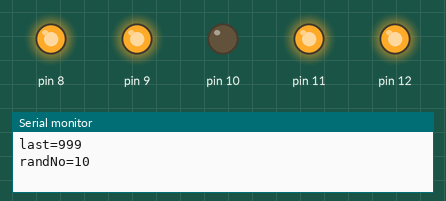
This sketch was run on a simulated Arduino Uno, built with avr-gcc and run on an emulated ATmega328P. Parts: output pins drawn as LEDs (lit = HIGH), the last lines printed to the serial monitor. Random numbers use the default seed unless the sketch sets one.

Above: at 0.15 s.
At 8.55 s:
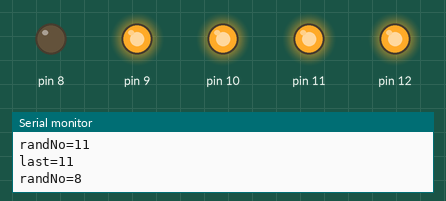
At 19.75 s:
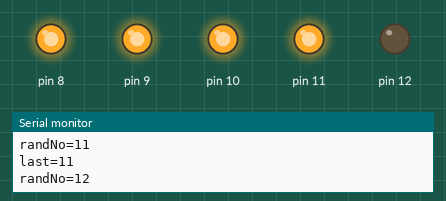
At 28.16 s:
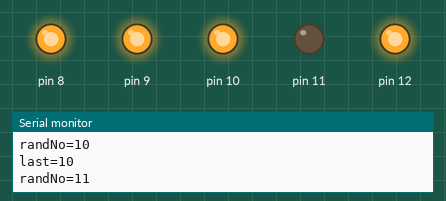
At 39.6 s:
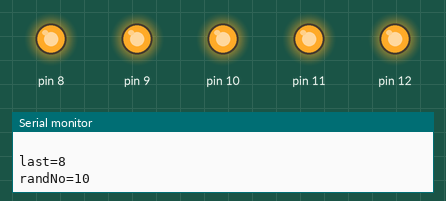
Timing chart, 0 to 40.0 s (numbered marks = the images above):
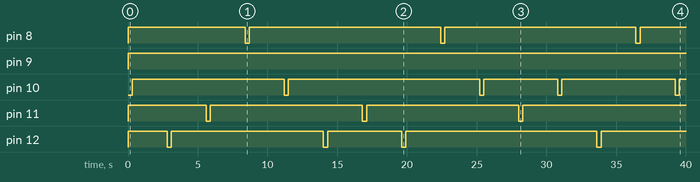

Measured:
- by itself, pin 8: alternates HIGH for 13.7 s and LOW for 0.30 s
- by itself, pin 10: LOW → HIGH at 0.30 s, → LOW 10.9 s later, → HIGH 0.30 s later, → LOW 13.7 s later, … (9 changes in this stretch)
- by itself, pin 11: alternates HIGH for 10.9 s and LOW for 0.30 s
- by itself, pin 12: HIGH → LOW at 2.8 s, → HIGH 0.30 s later, → LOW 10.9 s later, → HIGH 0.30 s later, … (8 changes in this stretch)

The sketch:

LED_Random_011.ino
```cpp
/**************************************************************************
  Title: LED Random 011
  Date: 2014-08-11
  By; April

  Remarks:
  Randoming of LEDs can be stopped by pressing the button connected to pin 2
*****************************************************************************/
#define prtln(x)  Serial.println(x)
#define prt(x)    Serial.print(x)


#define LED_ON   LOW
#define LED_OFF  HIGH

int last;     //last random number
int randNo;

void setup() {
  int x;  x = 100;

  Serial.begin(9600);

  for(x = 8; x <= 12; x++) {
    pinMode(x, OUTPUT);
    digitalWrite(x, HIGH);
  }

  last = 999;
}

void loop() {
    do {                          //re-random if the random no. is same as the last random no.
      randNo = random(8, 13);

      prt("last=");
      prtln(last);
      prt("randNo=");
      prtln(randNo);

  } while (randNo == last);

    digitalWrite(randNo, LED_ON);     //turn the LED on
    delay(300);

    digitalWrite(randNo, LED_OFF);    //turn the LED off
    delay(500);

    last = randNo;

    prt("***** Set last=");
    prtln(last);
    prtln(" ");

    delay(2000);
  }
```
